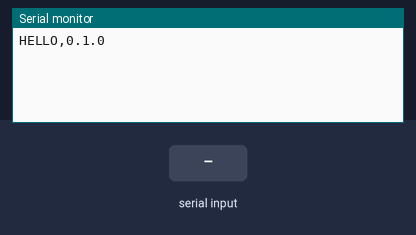
This sketch was run on a simulated Arduino Uno, built with avr-gcc and run on an emulated ATmega328P. On the bench: the last lines printed to the serial monitor. The inputs (shaded band) are chosen by the test bench.

Above: at 1.2 s.
1.3 s: "PING\n" received over Serial
At 2.5 s:
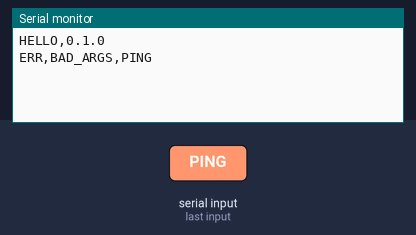
2.8 s: "STATUS\n" received over Serial
At 3.7 s:
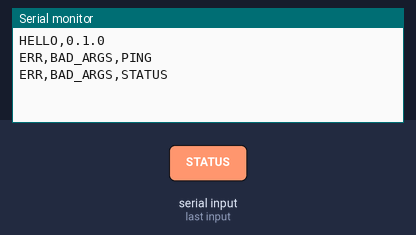
4.3 s: "ONLINE\n" received over Serial
At 4.8 s:
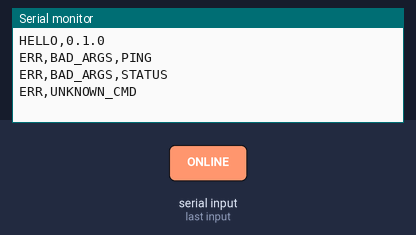
5.8 s: "SERVO\n" received over Serial
At 7.2 s:
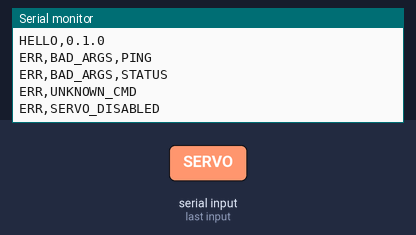

The sketch:

library_controller.ino
```cpp
/*
 * 도서관 좌석 관리 시스템 - Arduino UNO R3 컨트롤러 (통신 골격)
 *
 * 프로토콜: arduino/protocol/SERIAL_PROTOCOL.md
 *   - 115200bps, 줄 단위 ASCII, 필드 구분자 ',', 줄 끝 '\n', 최대 64자
 *
 * 현재 단계의 동작
 *   - 시작 시 HELLO,<버전> 전송
 *   - PING,<seq>     -> PONG,<seq>
 *   - STATUS,<ONLINE|OFFLINE> -> ACK,STATUS,<값> (내부 상태만 저장, 출력 장치 구동 없음)
 *   - SERVO,...      -> ERR,SERVO_DISABLED (서보모터는 구동하지 않음)
 *   - 그 외          -> ERR,UNKNOWN_CMD
 *   - 버튼 입력은 ENABLE_BUTTONS 를 1로 바꾸기 전까지 비활성
 *
 * 안전: 이 펌웨어는 Servo 라이브러리를 사용하지 않으며 어떤 액추에이터도 구동하지 않는다.
 */

#include <string.h>
#include <stdlib.h>

#define FIRMWARE_VERSION "0.1.0"
#define SERIAL_BAUD 115200
#define MAX_LINE 64

// 버튼 입력 (배선 확정 전까지 0). 1로 바꾸면 INPUT_PULLUP 버튼을 읽어 BTN 메시지 전송
#define ENABLE_BUTTONS 0

#if ENABLE_BUTTONS
// 배선 확정 후 수정 (docs/HARDWARE.md 참고). 버튼은 핀과 GND 사이에 연결 (INPUT_PULLUP)
const uint8_t BUTTON_PINS[] = {2, 3, 4};
const uint8_t BUTTON_COUNT = sizeof(BUTTON_PINS) / sizeof(BUTTON_PINS[0]);
const unsigned long DEBOUNCE_MS = 30;
const unsigned long LONG_PRESS_MS = 1500;

bool buttonStable[BUTTON_COUNT];
bool buttonLastRead[BUTTON_COUNT];
unsigned long buttonChangedAt[BUTTON_COUNT];
unsigned long buttonPressedAt[BUTTON_COUNT];
#endif

char lineBuffer[MAX_LINE + 1];
uint8_t lineLength = 0;
bool lineOverflow = false;
bool cloudOnline = false;  // 에이전트가 알려준 상태 (표시용, 현재는 사용처 없음)

void sendLine(const char *a, const char *b = nullptr, const char *c = nullptr) {
  Serial.print(a);
  if (b) { Serial.print(','); Serial.print(b); }
  if (c) { Serial.print(','); Serial.print(c); }
  Serial.print('\n');
}

bool isValidField(const char *s) {
  if (!s || !*s || strlen(s) > 24) return false;
  for (; *s; ++s) {
    char ch = *s;
    bool ok = (ch >= 'A' && ch <= 'Z') || (ch >= '0' && ch <= '9') || ch == '_' || ch == '.' || ch == '-';
    if (!ok) return false;
  }
  return true;
}

void handleCommand(char *line) {
  char *kind = strtok(line, ",");
  char *arg1 = strtok(nullptr, ",");
  char *arg2 = strtok(nullptr, ",");
  char *extra = strtok(nullptr, ",");

  if (!kind) {
    sendLine("ERR", "EMPTY");
    return;
  }

  if (strcmp(kind, "PING") == 0) {
    if (!isValidField(arg1) || arg2) { sendLine("ERR", "BAD_ARGS", "PING"); return; }
    sendLine("PONG", arg1);
    return;
  }

  if (strcmp(kind, "STATUS") == 0) {
    if (!arg1 || arg2) { sendLine("ERR", "BAD_ARGS", "STATUS"); return; }
    if (strcmp(arg1, "ONLINE") == 0) cloudOnline = true;
    else if (strcmp(arg1, "OFFLINE") == 0) cloudOnline = false;
    else { sendLine("ERR", "BAD_ARGS", "STATUS"); return; }
    sendLine("ACK", "STATUS", arg1);
    return;
  }

  if (strcmp(kind, "SERVO") == 0) {
    // 안전 규칙: 서보모터 구동은 현재 단계에서 지원하지 않음
    sendLine("ERR", "SERVO_DISABLED");
    return;
  }

  (void)extra;
  sendLine("ERR", "UNKNOWN_CMD");
}

void readSerial() {
  while (Serial.available() > 0) {
    char ch = (char)Serial.read();
    if (ch == '\r') continue;
    if (ch == '\n') {
      if (lineOverflow) {
        sendLine("ERR", "LINE_TOO_LONG");
      } else if (lineLength > 0) {
        lineBuffer[lineLength] = '\0';
        handleCommand(lineBuffer);
      }
      lineLength = 0;
      lineOverflow = false;
      continue;
    }
    if (lineLength < MAX_LINE) {
      lineBuffer[lineLength++] = ch;
    } else {
      lineOverflow = true;  // 줄 끝까지 버림
    }
  }
}

#if ENABLE_BUTTONS
void setupButtons() {
  for (uint8_t i = 0; i < BUTTON_COUNT; ++i) {
    pinMode(BUTTON_PINS[i], INPUT_PULLUP);
    buttonStable[i] = buttonLastRead[i] = digitalRead(BUTTON_PINS[i]);
    buttonChangedAt[i] = millis();
    buttonPressedAt[i] = 0;
  }
}

void pollButtons() {
  unsigned long now = millis();
  for (uint8_t i = 0; i < BUTTON_COUNT; ++i) {
    bool reading = digitalRead(BUTTON_PINS[i]);
    if (reading != buttonLastRead[i]) {
      buttonLastRead[i] = reading;
      buttonChangedAt[i] = now;
    }
    if ((now - buttonChangedAt[i]) < DEBOUNCE_MS || reading == buttonStable[i]) continue;

    buttonStable[i] = reading;
    if (reading == LOW) {
      buttonPressedAt[i] = now;  // 눌림
    } else {
      // 뗄 때 길이로 PRESS / LONG 판정
      char id[4];
      itoa(i + 1, id, 10);
      sendLine("BTN", id, (now - buttonPressedAt[i]) >= LONG_PRESS_MS ? "LONG" : "PRESS");
    }
  }
}
#endif

void setup() {
  Serial.begin(SERIAL_BAUD);
#if ENABLE_BUTTONS
  setupButtons();
#endif
  sendLine("HELLO", FIRMWARE_VERSION);
}

void loop() {
  readSerial();
#if ENABLE_BUTTONS
  pollButtons();
#endif
}
```

Measured:
- after the input at 1.3 s, the serial monitor: prints a new line at once (image 1)
- after the input at 2.8 s, the serial monitor: prints a new line at once (image 2)
- after the input at 4.3 s, the serial monitor: prints a new line at once (image 3)
- after the input at 5.8 s, the serial monitor: prints a new line at once (image 4)
